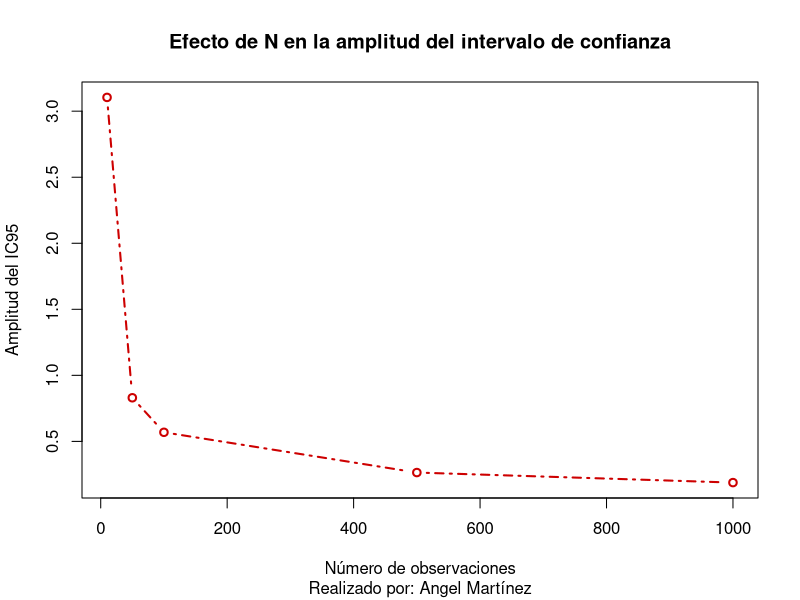

The R script that drew this image:
# Generar datos
datos <- rnorm(1000, mean = 500, sd = 3)
bd <- data.frame( "No." = 1:1000, "Valor"=datos)
head(bd)
str(bd)

# Resumen grafico

n_10 <- sample(x = bd$Valor, size = 10)
n_10

n_50 <- sample(x = bd$Valor, size = 50)
n_50

n_100 <- sample(x = bd$Valor, size = 100)
n_100

n_500 <- sample(x = bd$Valor, size = 500)
n_500

n_1000 <- sample(x = bd$Valor, size = 1000)
n_1000

n_10_t <- t.test(n_10)
n_10_t

ic_95_n10 <- (n_10_t$conf.int[2] - n_10_t$conf.int[1])/2
ic_95_n10

n_50_t <- t.test(n_50)
n_50_t

ic_95_n50 <- (n_50_t$conf.int[2] - n_50_t$conf.int[1])/2
ic_95_n50

n_100_t <- t.test(n_100)
n_100_t

ic_95_n100 <- (n_100_t$conf.int[2] - n_100_t$conf.int[1])/2
ic_95_n100

n_500_t <- t.test(n_500)
n_500_t

ic_95_n500 <- (n_500_t$conf.int[2] - n_500_t$conf.int[1])/2
ic_95_n500

n_1000_t <- t.test(n_1000)
n_1000_t

ic_95_n1000 <- (n_1000_t$conf.int[2] - n_1000_t$conf.int[1])/2
ic_95_n1000

cuadro_ic95 <- data.frame("N"= c(10, 50, 100, 500, 1000), "Amplitud"= c(ic_95_n10, ic_95_n50, ic_95_n100, ic_95_n500, ic_95_n1000))
cuadro_ic95

plot(cuadro_ic95$N, cuadro_ic95$Amplitud, 
     main = "Efecto de N en la amplitud del intervalo de confianza", 
     type="b", 
     xlab = "Número de observaciones",
     ylab = "Amplitud del IC95",
     col = "red3",
     lty = 4, 
     lwd = 2,
     sub = "Realizado por: Angel Martínez"
)
